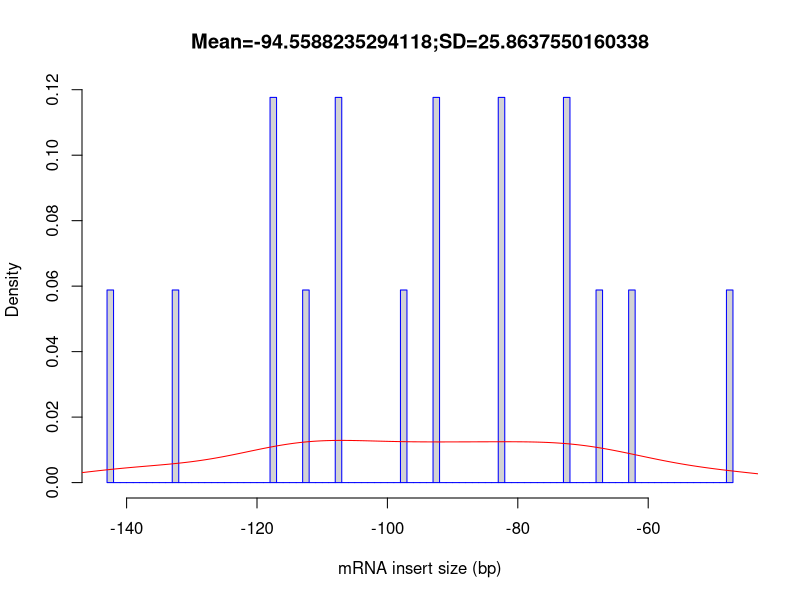

The R source for this figure:
out_file = 'Mmus_BAL-TAL_LRTN_BSL_Rep1_B7'
pdf('Mmus_BAL-TAL_LRTN_BSL_Rep1_B7.inner_distance_plot.pdf')
fragsize=rep(c(-147.5,-142.5,-137.5,-132.5,-127.5,-122.5,-117.5,-112.5,-107.5,-102.5,-97.5,-92.5,-87.5,-82.5,-77.5,-72.5,-67.5,-62.5,-57.5,-52.5,-47.5,-42.5,-37.5,-32.5,-27.5,-22.5,-17.5,-12.5,-7.5,-2.5,2.5,7.5,12.5,17.5,22.5,27.5,32.5,37.5,42.5,47.5,52.5,57.5,62.5,67.5,72.5,77.5,82.5,87.5,92.5,97.5,102.5,107.5,112.5,117.5,122.5,127.5,132.5,137.5,142.5,147.5,152.5,157.5,162.5,167.5,172.5,177.5,182.5,187.5,192.5,197.5,202.5,207.5,212.5,217.5,222.5,227.5,232.5,237.5,242.5,247.5,252.5,257.5,262.5,267.5,272.5,277.5,282.5,287.5,292.5,297.5,302.5,307.5,312.5,317.5,322.5,327.5,332.5,337.5,342.5,347.5),times=c(0,1,0,1,0,0,2,1,2,0,1,2,0,2,0,2,1,1,0,0,1,0,0,0,0,0,0,0,0,0,0,0,0,0,0,0,0,0,0,0,0,0,0,0,0,0,0,0,0,0,0,0,0,0,0,0,0,0,0,0,0,0,0,0,0,0,0,0,0,0,0,0,0,0,0,0,0,0,0,0,0,0,0,0,0,0,0,0,0,0,0,0,0,0,0,0,0,0,0,0))
frag_sd = sd(fragsize)
frag_mean = mean(fragsize)
frag_median = median(fragsize)
write(x=c("Name","Mean","Median","sd"), sep="	", file=stdout(),ncolumns=4)
write(c(out_file,frag_mean,frag_median,frag_sd),sep="	", file=stdout(),ncolumns=4)
hist(fragsize,probability=T,breaks=100,xlab="mRNA insert size (bp)",main=paste(c("Mean=",frag_mean,";","SD=",frag_sd),collapse=""),border="blue")
lines(density(fragsize,bw=10),col='red')
dev.off()
